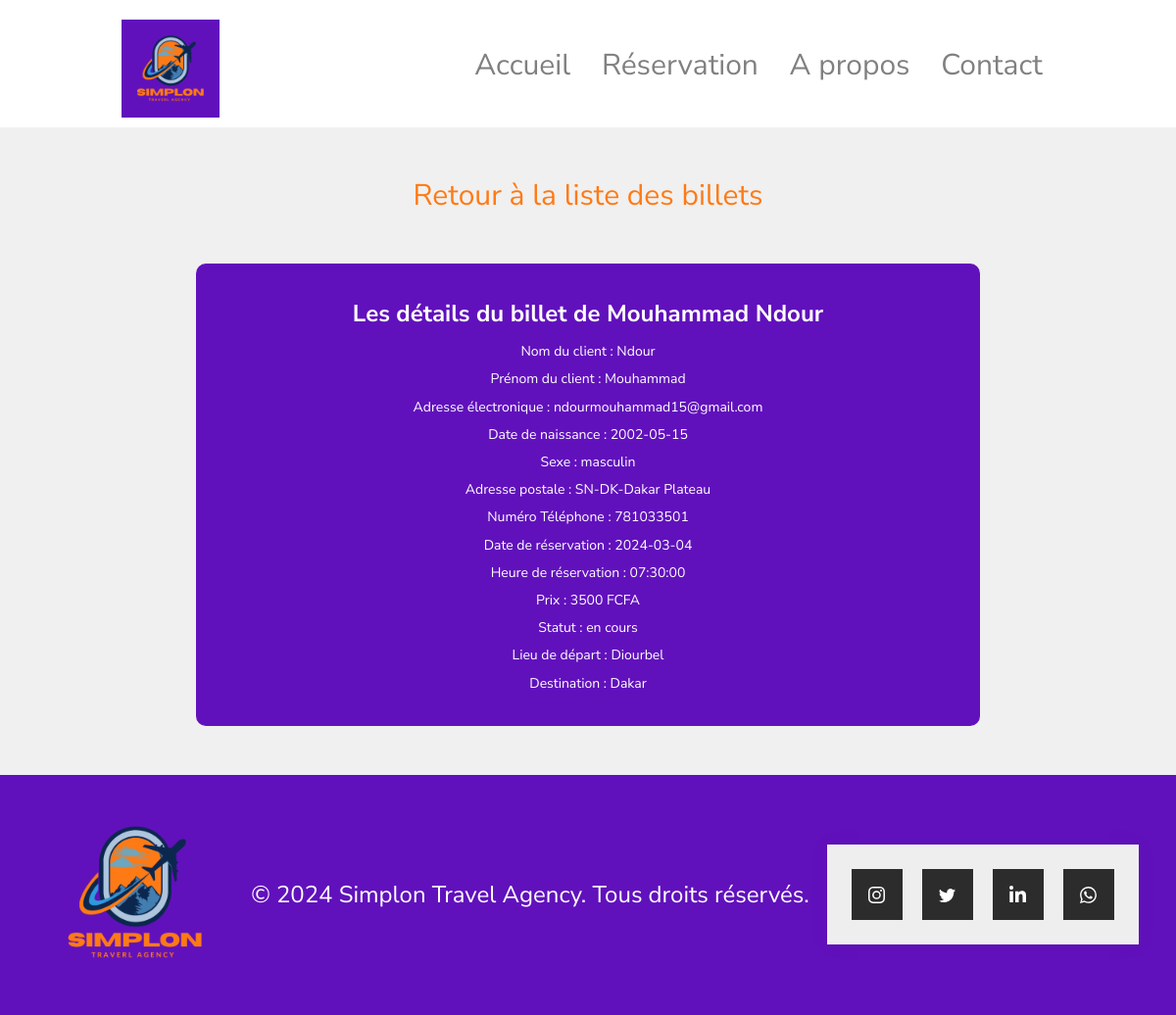
Screenshot of /detail.php?id=1 with the database file from the repository.
### tables this page shows
CREATE TABLE `billet` (
  `id_billet` int(11) NOT NULL,
  `date_reservation` date NOT NULL,
  `heure_reservation` time NOT NULL,
  `prix` int(11) NOT NULL,
  `statut` varchar(20) NOT NULL,
  `lieu_depart` varchar(50) NOT NULL,
  `destination` varchar(50) NOT NULL,
  `id_client` int(11) NOT NULL
);

CREATE TABLE `client` (
  `id_client` int(11) NOT NULL,
  `nom` varchar(20) NOT NULL,
  `prenom` varchar(30) NOT NULL,
  `sexe` varchar(10) NOT NULL,
  `dte_naissance` date NOT NULL,
  `nationalite` varchar(15) NOT NULL,
  `adresse_postale` varchar(50) NOT NULL,
  `num_tel` int(15) NOT NULL,
  `adresse_email` varchar(50) NOT NULL
);

### detail.php (the view)
<?php
require('config.php');
$id_billet = $_GET['id'];
$sql = 'SELECT * FROM billet JOIN client ON billet.id_client = client.id_client
            WHERE id_billet = :id_billet';
$req = $connection->prepare($sql);
$req->bindValue(':id_billet', $id_billet, PDO::PARAM_INT);
$req->execute();
?>
<?php require('header.php') ?>
<div class="container">
<div class="billet-container">
    <a href="index.php" class="retour-link">Retour à la liste des billets</a>
    <?php while ($data2 = $req->fetch(PDO::FETCH_ASSOC)) { ?>
        <div class="billet">
            <h1 class="billet-title">Les détails du billet de  <?= ucfirst($data2['prenom']); ?> <?= ucfirst($data2['nom']); ?></h1>
            <ul class="billet-details">
                <li>
                    Nom du client : <?= $data2['nom']; ?>
                </li>
                <li>
                    Prénom du client : <?= $data2['prenom']; ?>
                </li>
                <li>
                    Adresse électronique : <?= $data2['adresse_email']; ?>
                </li>
                <li>
                    Date de naissance : <?= $data2['dte_naissance']; ?>
                </li>
                <li>
                    Sexe : <?= $data2['sexe']; ?>
                </li>
                <li>
                    Adresse postale : <?= $data2['adresse_postale']; ?>
                </li>
                <li>
                    Numéro Téléphone : <?= $data2['num_tel']; ?>
                </li>
                <li>
                    Date de réservation : <?= $data2['date_reservation']; ?>
                </li>
                <li>
                    Heure de réservation : <?= $data2['heure_reservation']; ?>
                </li>
                <li>
                    Prix : <?= $data2['prix']; ?> FCFA
                </li>
                <li>
                    Statut : <?= $data2['statut']; ?>
                </li>
                <li>
                    Lieu de départ : <?= $data2['lieu_depart']; ?>
                </li>
                <li>
                    Destination : <?= $data2['destination']; ?>
                </li>
            </ul>
        </div>
    <?php } ?>
</div>
</div>
<?php require('footer.php') ?>

### header.php (shortened to what this page needs)
<!doctype html>
<html lang="en">
<head>
    <link rel="stylesheet" href="style/header-footer.css">
    <link rel="stylesheet" href="style/index.css">
    <link rel="stylesheet" href="style/create.css">
    <link rel="stylesheet" href="style/detail.css">
</head>
<body>
    <header class="topbar">
        <a class="logo" href="#"><img src="img/Logo.png" alt="logo-simplon-travel-agency"></a>
        <nav class="topbar-nav">
            <a href="index.php">Accueil</a>
            <a href="create.php">Réservation</a>
            <a href="a-propos.php">A propos</a>
            <a href="contact.php">Contact</a>
        </nav>
    </header>

### footer.php (shortened to what this page needs)
<footer>
    <div class="logo"><a href="index.php"><img src="img/Logo.png" alt=""></a></div>
<div class="copyright">
        <p>&copy; 2024 Simplon Travel Agency. Tous droits réservés.</p>
    </div>
<div class="card">
  <a href="#" class="socialContainer containerOne">
  </a>
  <a href="#" class="socialContainer containerTwo">
    </a>
  <a href="#" class="socialContainer containerThree">
  </a>
  <a href="#" class="socialContainer containerFour">
  </a>
</div>
</footer>
</body>
</html>

### style/header-footer.css (style rules this page uses)
body { background-color: #F0F0F0; font-family: 'Nunito Sans', sans-serif; font-size: 14px; color: black; margin: 0; line-height: 1.3; }
.logo img { height: 100px; }
a { color: inherit; text-decoration: none; }
.topbar { background: white; color: grey; font-size: 30px; display: flex; justify-content:space-around; text-align: center; align-items: center; padding-top: 20px; }
.topbar-nav { text-align: center; padding-bottom: 16px; line-height: 2; }
.topbar-nav a { display: inline-block; margin: 0 12px; transition: color, .3s; }
footer { margin-top: 50px; background-color: #6111bc; color: #fff; padding: 20px; display: flex; justify-content: space-evenly; text-align: center; align-items: center; }
.copyright p { margin: 0; font-size: 24px; }
.card { width: fit-content; height: fit-content; background-color: rgb(238, 238, 238); display: flex; align-items: center; justify-content: center; padding: 25px 25px; gap: 20px; box-shadow: 0px 0px 20px rgba(0, 0, 0, 0.055); }
.socialContainer { width: 52px; height: 52px; background-color: rgb(44, 44, 44); display: flex; align-items: center; justify-content: center; overflow: hidden; transition-duration: .3s; }
.socialSvg { width: 17px; }
footer .logo img { height: 200px; }
.container { max-width: 800px; margin: 0 auto; text-align: center; }

### style/index.css (style rules this page uses)
body { background-color: #F0F0F0; font-family: 'Nunito Sans', sans-serif; font-size: 14px; color: black; margin: 0; line-height: 1.3; }
.container { padding: 0 15px; max-width: 1080px; margin-left: auto; margin-right: auto; }

### style/create.css (style rules this page uses)
body { background-color: #f0f0f0; font-family: "Nunito Sans", sans-serif; font-size: 14px; color: black; margin: 0; line-height: 1.3; }

### style/detail.css (style rules this page uses)
.billet-container { max-width: 800px; margin: 0 auto; }
.retour-link { color: #fe7a15; text-decoration: none; margin-bottom: 50px; display: inline-block; font-size: 30px; margin-top: 50px; }
.billet { background-color: #6111bc; color: white; border-radius: 10px; padding: 20px; margin-bottom: 20px; }
.billet-title { font-size: 24px; margin-bottom: 10px; }
.billet-details { list-style: none; padding-left: 0; }
.billet-details li { margin-bottom: 10px; }
.billet-details li:last-child { margin-bottom: 0; }

### rows the page displays
billet: id_client.prenom "Mouhammad", id_client.nom "Ndour", id_client.adresse_email "ndourmouhammad15@gmail.com", id_client.dte_naissance "2002-05-15", id_client.sexe "masculin", id_client.adresse_postale "SN-DK-Dakar Plateau", id_client.num_tel "781033501", date_reservation "2024-03-04", heure_reservation "07:30:00", prix "3500", statut "en cours", lieu_depart "Diourbel", destination "Dakar"
